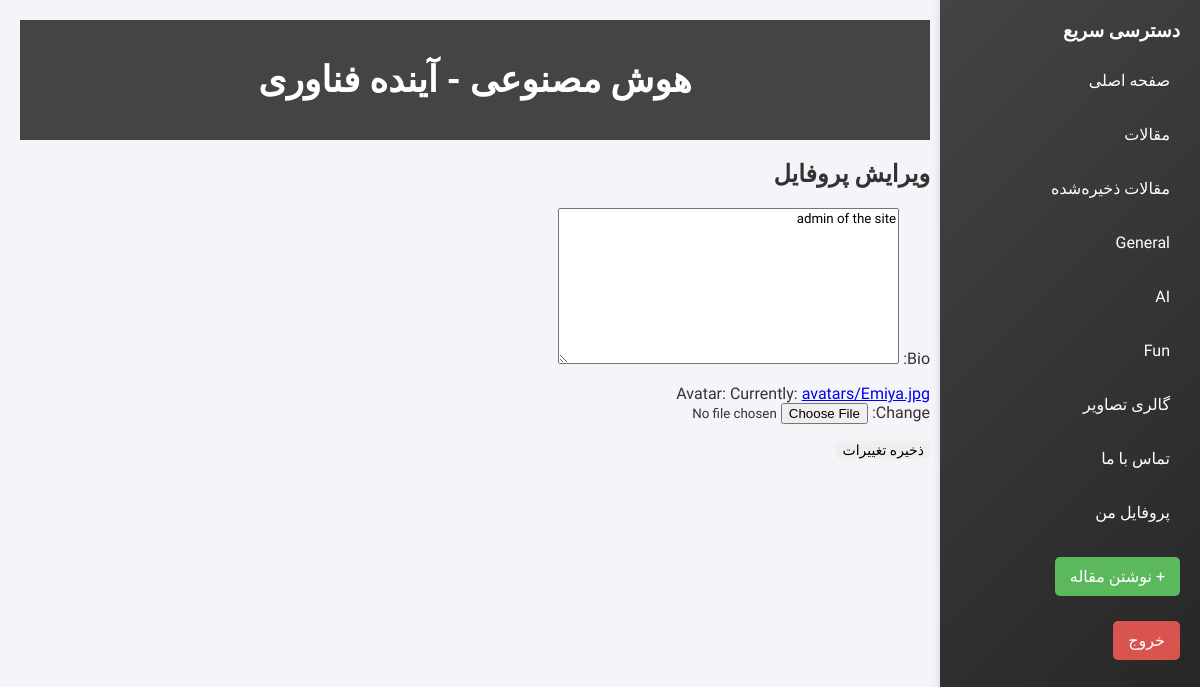
Page /profile/edit/ (signed in) on the committed database.
### myapp/models.py (models this page shows, shortened)
class Category(models.Model):
    name = models.CharField(max_length=100, unique=True)

class UserProfile(models.Model):
    user = models.OneToOneField(User, on_delete=models.CASCADE)
    bio = models.TextField(blank=True)
    avatar = models.ImageField(upload_to='avatars/', default='avatars/default.png')

### myapp/views.py (the view)
# urls.py: path('profile/edit/', views.edit_profile, name='edit_profile'),
@login_required
def edit_profile(request):
    profile = request.user.userprofile
    if request.method == 'POST':
        form = ProfileForm(request.POST, request.FILES, instance=profile)
        if form.is_valid():
            form.save()
            return redirect('profile')
    else:
        form = ProfileForm(instance=profile)
    return render(request, 'profile/edit_profile.html', {'form': form})

### myapp/forms.py
class ProfileForm(forms.ModelForm):
    class Meta:
        model = UserProfile
        fields = ['bio', 'avatar']

### myapp/views.py (called while the page is built)
def categories_processor(request):
    return {
        'categories': Category.objects.all()
    }

### myapp/templates/profile/edit_profile.html (shortened to what this page needs)
{% extends 'base.html' %}
{% block content %}
  <h2>ویرایش پروفایل</h2>
  <form method="post" enctype="multipart/form-data">
    {{ form.as_p }}
    <button class="btn" type="submit">ذخیره تغییرات</button>
  </form>
{% endblock %}

### myapp/templates/base.html (shortened to what this page needs)
<!DOCTYPE html>
<html lang="fa">
<head>
    {% load static %}
    <link rel="stylesheet" href="{% static 'styles.css' %}">
</head>
<body>
    <div class="sidebar">
        <h3>دسترسی سریع</h3>
        <ul>
            <li><a href="{% url 'home' %}">صفحه اصلی</a></li>
            <li><a href="{% url 'article_list' %}">مقالات</a></li>
            <li><a href="{% url 'bookmarked_articles' %}">مقالات ذخیره‌شده</a></li>
            {% for cat in categories %}
            <li><a href="{% url 'category_articles' cat.id %}">{{ cat.name }}</a></li>
            {% empty %}
            <li>هیچ دسته‌ای نیست</li>
            {% endfor %}
            <li><a href="{% url 'gallery' %}">گالری تصاویر</a></li>
            <li><a href="{% url 'contact' %}">تماس با ما</a></li>
            {% if user.is_authenticated %}
            <li><a href="{% url 'profile' %}">پروفایل من</a></li>
            <a href="{% url 'article_create' %}" class="create-article-btn">+ نوشتن مقاله</a>
            <li>
                <form action="{% url 'logout' %}" method="post">
                    <button class="logout-btn">خروج</button>
                </form>
            </li>
            {% else %}
            <li><a href="{% url 'login' %}">ورود</a></li>
            <li><a href="{% url 'signup' %}">ثبت‌نام</a></li>
            {% endif %}
        </ul>
    </div>
    <div class="content">
        <header>
            <h1>{% block header %}هوش مصنوعی - آینده فناوری{% endblock %}</h1>
        </header>
        {% block content %}{% endblock %}
    </div>
</body>
</html>

### myapp/static/styles.css (style rules this page uses)
body { font-family: 'Vazirmatn', sans-serif; margin: 0; padding: 0; background-color: #f4f4f9; direction: rtl; color: #333; }
button, input, select, textarea { font-family: inherit; }
.sidebar { width: 220px; background: linear-gradient(135deg, #444, #222); color: #fff; position: fixed; height: 100%; top: 0; right: 0; padding: 20px; box-shadow: 2px 0 10px rgba(0, 0, 0, 0.2); transition: all 0.3s ease-in-out; }
.sidebar h3 { margin-top: 0; font-weight: 700; }
.sidebar ul { list-style-type: none; padding: 0; }
.sidebar ul li { margin: 15px 0; }
.sidebar ul li a { color: #fff; text-decoration: none; font-weight: 500; display: block; padding: 10px; border-radius: 5px; transition: 0.3s; }
.content { margin-right: 250px; padding: 20px; }
header { background-color: #444; color: #fff; padding: 15px; text-align: center; font-size: 18px; font-weight: 600; }
.logout-btn { background-color: #d9534f; color: white; padding: 10px 15px; border: none; border-radius: 5px; cursor: pointer; font-size: 16px; transition: background 0.3s ease; }
.create-article-btn { display: inline-block; background-color: #5cb85c; color: white; padding: 10px 15px; border-radius: 5px; text-decoration: none; margin: 10px 0; transition: background-color 0.3s ease; }
.box, .main-content,.article-preview, .article-content, p { word-wrap: break-word; overflow-wrap: break-word; word-break: break-word; }
.btn { border: none; border-radius: 5px; cursor: pointer; font-family: Vazirmatn; font-size: 14px; text-decoration: none; }

### rows in the picture
Category: name "General"
Category: name "AI"
Category: name "Fun"
UserProfile: bio "admin of the site"
